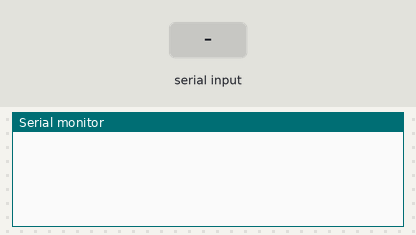
Simulated run of this sketch. Board: Arduino Uno, built with avr-gcc and run on an emulated ATmega328P. On the bench: the last lines printed to the serial monitor. The test bench sets the inputs (shaded band). No radio packets arrive unless stated.

Above: at 1.2 s.
1.3 s: "F" received over Serial
At 2.5 s:
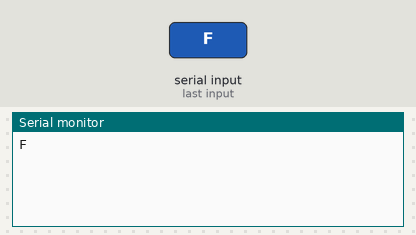
2.8 s: "R" received over Serial
At 3.7 s:
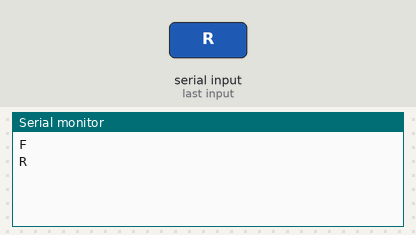
4.3 s: "L" received over Serial
At 4.8 s:
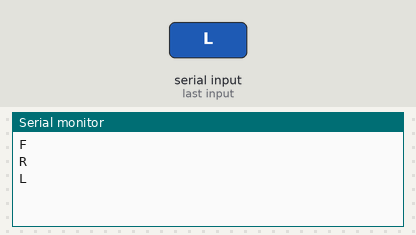
5.8 s: "G" received over Serial
At 7.0 s:
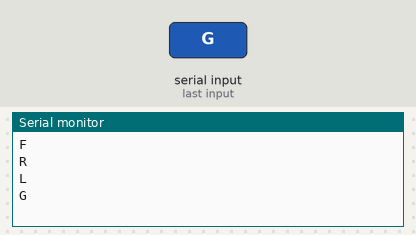
7.3 s: "S" received over Serial
At 8.3 s:
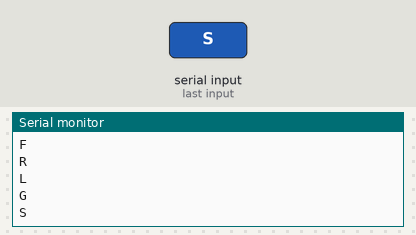

The sketch:

transmitter_car.ino
```cpp
// int rightIR=2;// purple wire
// int leftIR=3;// black wire
// 5th pin 3 and 4th mototr red
//9th pin 1 and 2 motor dark green
// int A=10; // dark green
// int B=5;
// int speed=225;
#include <VirtualWire.h>

char *data;

char input;     // to store input character received via BT.

void setup()
{
  pinMode(5, OUTPUT);
  pinMode(6, OUTPUT);
  pinMode(10, OUTPUT);
  pinMode(11, OUTPUT);

  Serial.begin(9600);
  vw_set_tx_pin (3);
  vw_setup (2000);

  pinMode(5, LOW);
  pinMode(6, LOW);
  pinMode(10, LOW);
  pinMode(11, LOW);

  // pinMode(2,INPUT);
  // pinMode(3,INPUT);
  // pinMode(A0,INPUT);
  // pinMode(10, OUTPUT); // dark green 3rd and 4th motor
  // pinMode(5,OUTPUT); // red 1 and 2nd motor
}

void loop()
{
  // speed = analogRead(A0);
  // speed = speed * 0.249;
  // analogWrite(A,speed);
  // analogWrite(B,speed);

  while(Serial.available())
  {
    input =Serial.read();
    Serial.println(input);

    if(input == 'F')
    {
      data="f";
      vw_send((uint8_t *)data, strlen (data));
      vw_wait_tx();
      left();
    }

    else if (input == 'R')
    {
      data="r";
      vw_send((uint8_t *)data, strlen (data));
      vw_wait_tx();//turn right (left side motors rotate in forward direction, right side motors doesn't rotate)

      forward();
    }

    else if (input== 'L')
    {
      data="l";
      vw_send((uint8_t *)data, strlen (data));
      vw_wait_tx();
      backward();
    }

    else if (input== 'G')
    {
      data="g";
      vw_send((uint8_t *)data, strlen (data));
      vw_wait_tx();

      right();
    }
    else if (input== 'S')
    {
      data="s";
      vw_send((uint8_t *)data, strlen (data));
      vw_wait_tx();//STOP (all motors stop)
      stop();

    }
  }
}


void backward()
  {
  digitalWrite(5, HIGH);
  digitalWrite(6, LOW);
  digitalWrite(10, HIGH);
  digitalWrite(11, LOW);
}

void stop()
  {
  digitalWrite(5, LOW);
  digitalWrite(6, LOW);
  digitalWrite(10, LOW);
  digitalWrite(11, LOW);
}

void forward()
  {
  digitalWrite(5, LOW);
  digitalWrite(6, HIGH);
  digitalWrite(10, LOW);
  digitalWrite(11, HIGH);
}

void right()
  {
  digitalWrite(5, LOW);
  digitalWrite(6, HIGH);
  digitalWrite(10, HIGH);
  digitalWrite(11, LOW);
}

void left()
  {
  digitalWrite(6, LOW);
  digitalWrite(5, HIGH);
  digitalWrite(10, LOW);
  digitalWrite(11, HIGH);
}
```

Measured:
- after the input at 1.3 s, the serial monitor: prints a new line at once (image 1)
- after the input at 2.8 s, the serial monitor: prints a new line at once (image 2)
- after the input at 4.3 s, the serial monitor: prints a new line at once (image 3)
- after the input at 5.8 s, the serial monitor: prints a new line at once (image 4)
- after the input at 7.3 s, the serial monitor: prints a new line at once (image 5)
